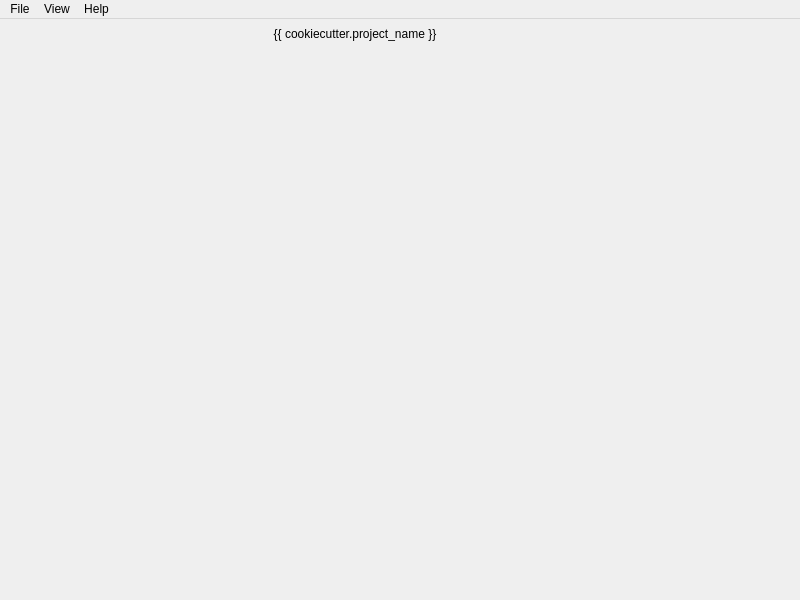
<?xml version="1.0" encoding="UTF-8"?>
<ui version="4.0">
 <class>MainWindow</class>
 <widget class="QMainWindow" name="MainWindow">
  <property name="geometry">
   <rect>
    <x>0</x>
    <y>0</y>
    <width>800</width>
    <height>600</height>
   </rect>
  </property>
  <property name="windowTitle">
   <string>MainWindow</string>
  </property>
  <property name="styleSheet">
   <string notr="true"/>
  </property>
  <property name="unifiedTitleAndToolBarOnMac">
   <bool>false</bool>
  </property>
  <widget class="QWidget" name="centralwidget">
   <property name="styleSheet">
    <string notr="true">QStatusBar{
color: &quot;#B3FFFFFF&quot;;
background-color: &quot;#121212&quot;;
}
QWidget{
background-color: &quot;#121212&quot;;
}
QLabel{
color: &quot;#FFFFFFFF&quot;;
}
QLabel#title_label{
color: &quot;#FFFFFFFF&quot;;
}
QPushButton {
     border: none;
	color: &quot;#BEFFFFFF&quot;;
    }
QPushButton:hover {
    background-color: &quot;#383838&quot;;
}
QPushButton:checked {
    background-color: &quot;#242424&quot;;
}
QPlainTextEdit{
	color: &quot;#FFFFFFFF&quot;;
}</string>
   </property>
   <layout class="QVBoxLayout" name="verticalLayout">
    <property name="spacing">
     <number>0</number>
    </property>
    <property name="leftMargin">
     <number>0</number>
    </property>
    <property name="topMargin">
     <number>0</number>
    </property>
    <property name="rightMargin">
     <number>0</number>
    </property>
    <property name="bottomMargin">
     <number>0</number>
    </property>
    <item>
     <widget class="QFrame" name="titlebar">
      <property name="minimumSize">
       <size>
        <width>0</width>
        <height>30</height>
       </size>
      </property>
      <property name="maximumSize">
       <size>
        <width>16777215</width>
        <height>16777215</height>
       </size>
      </property>
      <property name="styleSheet">
       <string notr="true"/>
      </property>
      <property name="frameShape">
       <enum>QFrame::NoFrame</enum>
      </property>
      <property name="frameShadow">
       <enum>QFrame::Raised</enum>
      </property>
      <layout class="QHBoxLayout" name="horizontalLayout_3">
       <property name="spacing">
        <number>0</number>
       </property>
       <property name="leftMargin">
        <number>0</number>
       </property>
       <property name="topMargin">
        <number>0</number>
       </property>
       <property name="rightMargin">
        <number>0</number>
       </property>
       <property name="bottomMargin">
        <number>0</number>
       </property>
       <item>
        <widget class="QLabel" name="title_label">
         <property name="maximumSize">
          <size>
           <width>16777215</width>
           <height>20</height>
          </size>
         </property>
         <property name="styleSheet">
          <string notr="true"/>
         </property>
         <property name="text">
          <string>{{ cookiecutter.project_name }}</string>
         </property>
         <property name="alignment">
          <set>Qt::AlignCenter</set>
         </property>
        </widget>
       </item>
       <item>
        <widget class="QPushButton" name="minimize_btn">
         <property name="maximumSize">
          <size>
           <width>30</width>
           <height>30</height>
          </size>
         </property>
         <property name="text">
          <string/>
         </property>
         <property name="icon">
          <iconset resource="icons.qrc">
           <normaloff>:/icons/16x16/window-minimize.png</normaloff>:/icons/16x16/window-minimize.png</iconset>
         </property>
         <property name="iconSize">
          <size>
           <width>10</width>
           <height>10</height>
          </size>
         </property>
         <property name="flat">
          <bool>true</bool>
         </property>
        </widget>
       </item>
       <item>
        <widget class="QPushButton" name="maximize_btn">
         <property name="maximumSize">
          <size>
           <width>30</width>
           <height>30</height>
          </size>
         </property>
         <property name="text">
          <string/>
         </property>
         <property name="icon">
          <iconset resource="icons.qrc">
           <normaloff>:/icons/16x16/window-maximize.png</normaloff>:/icons/16x16/window-maximize.png</iconset>
         </property>
         <property name="iconSize">
          <size>
           <width>10</width>
           <height>10</height>
          </size>
         </property>
         <property name="flat">
          <bool>true</bool>
         </property>
        </widget>
       </item>
       <item>
        <widget class="QPushButton" name="exit_btn">
         <property name="maximumSize">
          <size>
           <width>30</width>
           <height>30</height>
          </size>
         </property>
         <property name="text">
          <string/>
         </property>
         <property name="icon">
          <iconset resource="icons.qrc">
           <normaloff>:/icons/16x16/window-close.png</normaloff>:/icons/16x16/window-close.png</iconset>
         </property>
         <property name="iconSize">
          <size>
           <width>10</width>
           <height>10</height>
          </size>
         </property>
         <property name="flat">
          <bool>true</bool>
         </property>
        </widget>
       </item>
      </layout>
     </widget>
    </item>
    <item>
     <widget class="QFrame" name="wrapper">
      <property name="frameShape">
       <enum>QFrame::NoFrame</enum>
      </property>
      <property name="frameShadow">
       <enum>QFrame::Raised</enum>
      </property>
      <layout class="QHBoxLayout" name="horizontalLayout">
       <property name="spacing">
        <number>0</number>
       </property>
       <property name="leftMargin">
        <number>0</number>
       </property>
       <property name="topMargin">
        <number>0</number>
       </property>
       <property name="rightMargin">
        <number>0</number>
       </property>
       <property name="bottomMargin">
        <number>0</number>
       </property>
       <item>
        <widget class="QFrame" name="sidebar">
         <property name="minimumSize">
          <size>
           <width>60</width>
           <height>0</height>
          </size>
         </property>
         <property name="maximumSize">
          <size>
           <width>60</width>
           <height>16777215</height>
          </size>
         </property>
         <property name="styleSheet">
          <string notr="true"/>
         </property>
         <property name="frameShape">
          <enum>QFrame::NoFrame</enum>
         </property>
         <property name="frameShadow">
          <enum>QFrame::Raised</enum>
         </property>
         <layout class="QVBoxLayout" name="verticalLayout_2">
          <property name="spacing">
           <number>0</number>
          </property>
          <property name="leftMargin">
           <number>0</number>
          </property>
          <property name="topMargin">
           <number>0</number>
          </property>
          <property name="rightMargin">
           <number>0</number>
          </property>
          <property name="bottomMargin">
           <number>0</number>
          </property>
          <item>
           <widget class="QPushButton" name="main_btn">
            <property name="sizePolicy">
             <sizepolicy hsizetype="Preferred" vsizetype="Maximum">
              <horstretch>0</horstretch>
              <verstretch>0</verstretch>
             </sizepolicy>
            </property>
            <property name="minimumSize">
             <size>
              <width>60</width>
              <height>60</height>
             </size>
            </property>
            <property name="styleSheet">
             <string notr="true"/>
            </property>
            <property name="text">
             <string/>
            </property>
            <property name="icon">
             <iconset resource="icons.qrc">
              <normaloff>:/icons/16x16/home.png</normaloff>:/icons/16x16/home.png</iconset>
            </property>
            <property name="checkable">
             <bool>true</bool>
            </property>
            <property name="checked">
             <bool>true</bool>
            </property>
            <property name="autoExclusive">
             <bool>true</bool>
            </property>
            <property name="flat">
             <bool>true</bool>
            </property>
            <attribute name="buttonGroup">
             <string notr="true">sidebar_buttons</string>
            </attribute>
           </widget>
          </item>
          <item>
           <widget class="QPushButton" name="log_btn">
            <property name="sizePolicy">
             <sizepolicy hsizetype="Preferred" vsizetype="Maximum">
              <horstretch>0</horstretch>
              <verstretch>0</verstretch>
             </sizepolicy>
            </property>
            <property name="minimumSize">
             <size>
              <width>60</width>
              <height>60</height>
             </size>
            </property>
            <property name="toolTip">
             <string>Console Log</string>
            </property>
            <property name="whatsThis">
             <string>&lt;html&gt;&lt;head/&gt;&lt;body&gt;&lt;p&gt;&lt;br/&gt;&lt;/p&gt;&lt;/body&gt;&lt;/html&gt;</string>
            </property>
            <property name="text">
             <string/>
            </property>
            <property name="icon">
             <iconset resource="icons.qrc">
              <normaloff>:/icons/16x16/clipboard-list.png</normaloff>:/icons/16x16/clipboard-list.png</iconset>
            </property>
            <property name="checkable">
             <bool>true</bool>
            </property>
            <property name="flat">
             <bool>true</bool>
            </property>
            <attribute name="buttonGroup">
             <string notr="true">sidebar_buttons</string>
            </attribute>
           </widget>
          </item>
          <item>
           <spacer name="verticalSpacer">
            <property name="orientation">
             <enum>Qt::Vertical</enum>
            </property>
            <property name="sizeHint" stdset="0">
             <size>
              <width>20</width>
              <height>345</height>
             </size>
            </property>
           </spacer>
          </item>
          <item>
           <widget class="QPushButton" name="settings_btn">
            <property name="sizePolicy">
             <sizepolicy hsizetype="Preferred" vsizetype="Maximum">
              <horstretch>0</horstretch>
              <verstretch>0</verstretch>
             </sizepolicy>
            </property>
            <property name="minimumSize">
             <size>
              <width>60</width>
              <height>60</height>
             </size>
            </property>
            <property name="text">
             <string/>
            </property>
            <property name="icon">
             <iconset resource="icons.qrc">
              <normaloff>:/icons/16x16/wrench.png</normaloff>:/icons/16x16/wrench.png</iconset>
            </property>
            <property name="iconSize">
             <size>
              <width>16</width>
              <height>16</height>
             </size>
            </property>
            <property name="checkable">
             <bool>true</bool>
            </property>
            <property name="flat">
             <bool>true</bool>
            </property>
            <attribute name="buttonGroup">
             <string notr="true">sidebar_buttons</string>
            </attribute>
           </widget>
          </item>
         </layout>
        </widget>
       </item>
       <item>
        <widget class="QFrame" name="content">
         <property name="sizePolicy">
          <sizepolicy hsizetype="Preferred" vsizetype="Preferred">
           <horstretch>0</horstretch>
           <verstretch>0</verstretch>
          </sizepolicy>
         </property>
         <property name="styleSheet">
          <string notr="true">background-color: &quot;#242424&quot;;</string>
         </property>
         <property name="frameShape">
          <enum>QFrame::NoFrame</enum>
         </property>
         <property name="frameShadow">
          <enum>QFrame::Plain</enum>
         </property>
         <layout class="QHBoxLayout" name="horizontalLayout_2">
          <property name="spacing">
           <number>0</number>
          </property>
          <property name="leftMargin">
           <number>5</number>
          </property>
          <property name="topMargin">
           <number>5</number>
          </property>
          <property name="rightMargin">
           <number>5</number>
          </property>
          <property name="bottomMargin">
           <number>5</number>
          </property>
          <item>
           <widget class="QStackedWidget" name="stacked_widget">
            <property name="sizePolicy">
             <sizepolicy hsizetype="Preferred" vsizetype="Preferred">
              <horstretch>0</horstretch>
              <verstretch>0</verstretch>
             </sizepolicy>
            </property>
            <property name="styleSheet">
             <string notr="true"/>
            </property>
            <property name="currentIndex">
             <number>0</number>
            </property>
            <widget class="QWidget" name="main_widget"/>
            <widget class="QWidget" name="log_widget">
             <layout class="QGridLayout" name="gridLayout">
              <property name="leftMargin">
               <number>0</number>
              </property>
              <property name="topMargin">
               <number>0</number>
              </property>
              <property name="rightMargin">
               <number>0</number>
              </property>
              <property name="bottomMargin">
               <number>0</number>
              </property>
              <property name="spacing">
               <number>0</number>
              </property>
              <item row="0" column="0">
               <widget class="QPlainTextEdit" name="log_textedit">
                <property name="font">
                 <font>
                  <family>Arial</family>
                 </font>
                </property>
                <property name="frameShape">
                 <enum>QFrame::NoFrame</enum>
                </property>
                <property name="documentTitle">
                 <string/>
                </property>
                <property name="undoRedoEnabled">
                 <bool>false</bool>
                </property>
                <property name="readOnly">
                 <bool>true</bool>
                </property>
                <property name="textInteractionFlags">
                 <set>Qt::LinksAccessibleByMouse|Qt::TextSelectableByKeyboard|Qt::TextSelectableByMouse</set>
                </property>
                <property name="backgroundVisible">
                 <bool>false</bool>
                </property>
                <property name="centerOnScroll">
                 <bool>true</bool>
                </property>
                <property name="placeholderText">
                 <string>Log Messages</string>
                </property>
               </widget>
              </item>
             </layout>
            </widget>
            <widget class="QWidget" name="settings_widget"/>
           </widget>
          </item>
         </layout>
        </widget>
       </item>
      </layout>
     </widget>
    </item>
   </layout>
  </widget>
  <widget class="QMenuBar" name="menubar">
   <property name="geometry">
    <rect>
     <x>0</x>
     <y>0</y>
     <width>800</width>
     <height>22</height>
    </rect>
   </property>
   <widget class="QMenu" name="menu_file">
    <property name="title">
     <string>File</string>
    </property>
    <addaction name="action_close"/>
   </widget>
   <widget class="QMenu" name="menu_view">
    <property name="title">
     <string>View</string>
    </property>
    <addaction name="action_toggle_status_bar"/>
    <addaction name="separator"/>
    <addaction name="action_view_log"/>
   </widget>
   <widget class="QMenu" name="menu_help">
    <property name="title">
     <string>Help</string>
    </property>
    <addaction name="action_about"/>
   </widget>
   <addaction name="menu_file"/>
   <addaction name="menu_view"/>
   <addaction name="menu_help"/>
  </widget>
  <action name="action_about">
   <property name="text">
    <string>About</string>
   </property>
  </action>
  <action name="action_toggle_status_bar">
   <property name="checkable">
    <bool>true</bool>
   </property>
   <property name="checked">
    <bool>false</bool>
   </property>
   <property name="text">
    <string>Status Bar</string>
   </property>
  </action>
  <action name="action_view_log">
   <property name="text">
    <string>View Log</string>
   </property>
  </action>
  <action name="action_close">
   <property name="text">
    <string>Close</string>
   </property>
  </action>
 </widget>
 <resources>
  <include location="icons.qrc"/>
 </resources>
 <connections/>
 <buttongroups>
  <buttongroup name="sidebar_buttons"/>
 </buttongroups>
</ui>
